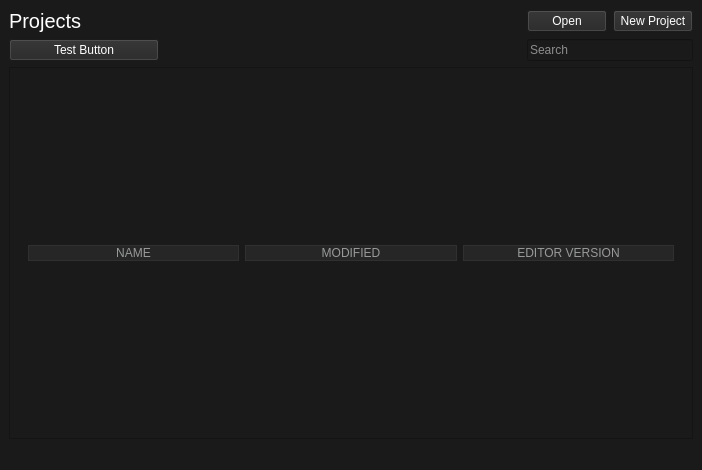
<?xml version="1.0" encoding="UTF-8"?>
<ui version="4.0">
 <class>MainWindow</class>
 <widget class="QMainWindow" name="MainWindow">
  <property name="geometry">
   <rect>
    <x>0</x>
    <y>0</y>
    <width>702</width>
    <height>470</height>
   </rect>
  </property>
  <property name="windowTitle">
   <string>Unity Launcher</string>
  </property>
  <property name="styleSheet">
   <string notr="true">*
{
	background-color: rgb(26, 26, 26);
	color: rgb(255, 255, 255);
}

QPushButton
{
	background-color: rgb(38, 38, 38);
}



QHeaderView::section
{
	color: rgb(152, 153, 153);
	background-color: rgb(38, 38, 38);
	border: 1px solid rgb(48, 48, 48);

}


QTreeView::item:hover
{
	background: rgb(38, 38, 38);
}</string>
  </property>
  <widget class="QWidget" name="centralwidget">
   <layout class="QGridLayout" name="centralwidgetLayout" columnstretch="4,0,0">
    <item row="2" column="1">
     <widget class="QPushButton" name="openButton_5">
      <property name="text">
       <string>Open</string>
      </property>
     </widget>
    </item>
    <item row="2" column="2">
     <widget class="QPushButton" name="newProjectButton">
      <property name="text">
       <string>New Project</string>
      </property>
     </widget>
    </item>
    <item row="2" column="0">
     <widget class="QLabel" name="titleLabel">
      <property name="sizePolicy">
       <sizepolicy hsizetype="Expanding" vsizetype="Preferred">
        <horstretch>0</horstretch>
        <verstretch>0</verstretch>
       </sizepolicy>
      </property>
      <property name="maximumSize">
       <size>
        <width>16777215</width>
        <height>16777215</height>
       </size>
      </property>
      <property name="font">
       <font>
        <pointsize>15</pointsize>
       </font>
      </property>
      <property name="text">
       <string>Projects</string>
      </property>
      <property name="alignment">
       <set>Qt::AlignLeading|Qt::AlignLeft|Qt::AlignVCenter</set>
      </property>
     </widget>
    </item>
    <item row="4" column="0" colspan="3">
     <widget class="QScrollArea" name="projectsScrollArea">
      <property name="widgetResizable">
       <bool>true</bool>
      </property>
      <widget class="QWidget" name="projectsContents">
       <property name="geometry">
        <rect>
         <x>0</x>
         <y>0</y>
         <width>688</width>
         <height>374</height>
        </rect>
       </property>
       <layout class="QVBoxLayout" name="projectsContentsLayout">
        <item>
         <widget class="QWidget" name="sortButtons" native="true">
          <layout class="QGridLayout" name="sortButtonsLayout">
           <item row="0" column="0">
            <widget class="QPushButton" name="pushButton">
             <property name="styleSheet">
              <string notr="true">color: rgb(152, 153, 153);
background-color: rgb(38, 38, 38);
border: 1px solid rgb(48, 48, 48);</string>
             </property>
             <property name="text">
              <string>NAME</string>
             </property>
            </widget>
           </item>
           <item row="0" column="2">
            <widget class="QPushButton" name="pushButton_3">
             <property name="styleSheet">
              <string notr="true">color: rgb(152, 153, 153);
background-color: rgb(38, 38, 38);
border: 1px solid rgb(48, 48, 48);</string>
             </property>
             <property name="text">
              <string>EDITOR VERSION</string>
             </property>
            </widget>
           </item>
           <item row="0" column="1">
            <widget class="QPushButton" name="pushButton_2">
             <property name="styleSheet">
              <string notr="true">color: rgb(152, 153, 153);
background-color: rgb(38, 38, 38);
border: 1px solid rgb(48, 48, 48);</string>
             </property>
             <property name="text">
              <string>MODIFIED</string>
             </property>
            </widget>
           </item>
          </layout>
         </widget>
        </item>
       </layout>
      </widget>
     </widget>
    </item>
    <item row="3" column="0">
     <widget class="QPushButton" name="testButton">
      <property name="sizePolicy">
       <sizepolicy hsizetype="Fixed" vsizetype="Fixed">
        <horstretch>0</horstretch>
        <verstretch>0</verstretch>
       </sizepolicy>
      </property>
      <property name="minimumSize">
       <size>
        <width>150</width>
        <height>0</height>
       </size>
      </property>
      <property name="maximumSize">
       <size>
        <width>16777215</width>
        <height>16777215</height>
       </size>
      </property>
      <property name="text">
       <string>Test Button</string>
      </property>
     </widget>
    </item>
    <item row="3" column="1" colspan="2">
     <widget class="QLineEdit" name="searchLineEdit">
      <property name="placeholderText">
       <string>Search</string>
      </property>
     </widget>
    </item>
   </layout>
  </widget>
  <widget class="QMenuBar" name="menubar">
   <property name="geometry">
    <rect>
     <x>0</x>
     <y>0</y>
     <width>702</width>
     <height>18</height>
    </rect>
   </property>
  </widget>
  <widget class="QStatusBar" name="statusbar"/>
 </widget>
 <resources>
  <include location="resource.qrc"/>
  <include location="resource.qrc"/>
 </resources>
 <connections/>
</ui>
